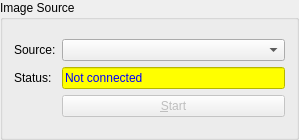
<?xml version="1.0" encoding="UTF-8"?>
<ui version="4.0">
 <class>SourceGroupBox</class>
 <widget class="QGroupBox" name="SourceGroupBox">
  <property name="geometry">
   <rect>
    <x>0</x>
    <y>0</y>
    <width>299</width>
    <height>140</height>
   </rect>
  </property>
  <property name="windowTitle">
   <string>GroupBox</string>
  </property>
  <property name="title">
   <string>Image Source</string>
  </property>
  <layout class="QGridLayout" name="gridLayout_2">
   <item row="0" column="0">
    <layout class="QGridLayout" name="gridLayout">
     <item row="0" column="1">
      <widget class="QComboBox" name="sourceTypeComboBox">
       <property name="toolTip">
        <string>&lt;html&gt;&lt;head/&gt;&lt;body&gt;&lt;p&gt;&lt;span style=&quot; font-weight:400; text-decoration: underline;&quot;&gt;IMAGE SOURCE&lt;/span&gt;&lt;span style=&quot; font-weight:400;&quot;&gt; types:&lt;/span&gt;&lt;/p&gt;&lt;p&gt;Hidra&lt;span style=&quot; font-weight:400;&quot;&gt; - image from a Hidra server, e.g. &lt;/span&gt;&lt;span style=&quot; font-weight:400; font-style:italic;&quot;&gt;Pilatus, Perkin Elmer&lt;/span&gt;&lt;/p&gt;&lt;p&gt;HTTP response &lt;span style=&quot; font-weight:400;&quot;&gt;- image from an http response, e.g. &lt;/span&gt;&lt;span style=&quot; font-weight:400; font-style:italic;&quot;&gt;Eiger&lt;/span&gt;&lt;/p&gt;&lt;p&gt;Tango Attribute&lt;span style=&quot; font-weight:400;&quot;&gt; - image from a tango attribute, e.g. &lt;/span&gt;&lt;span style=&quot; font-weight:400; font-style:italic;&quot;&gt;Lambda, PCO &lt;/span&gt;&lt;span style=&quot; font-weight:400;&quot;&gt;or &lt;/span&gt;&lt;span style=&quot; font-weight:400; font-style:italic;&quot;&gt;LimaCCDs&lt;/span&gt;&lt;span style=&quot; font-weight:400;&quot;&gt; detectors&lt;/span&gt;&lt;/p&gt;&lt;p&gt;Tango Events - &lt;span style=&quot; font-weight:400;&quot;&gt;image from a tango attribute events, e.g. &lt;/span&gt;&lt;span style=&quot; font-weight:400; font-style:italic;&quot;&gt;LimaCCDs&lt;/span&gt;&lt;span style=&quot; font-weight:400;&quot;&gt; detectors&lt;/span&gt;&lt;/p&gt;&lt;p&gt;Tango File &lt;span style=&quot; font-weight:400;&quot;&gt;- image defined by file and directory tango attributes, e.g. &lt;/span&gt;&lt;span style=&quot; font-weight:400; font-style:italic;&quot;&gt;Pilatus&lt;/span&gt;&lt;span style=&quot; font-weight:400;&quot;&gt; w/o Hidra&lt;/span&gt;&lt;/p&gt;&lt;p&gt;ZMQ Stream &lt;span style=&quot; font-weight:400;&quot;&gt;- image from a simple ZMQ server, e.g. &lt;/span&gt;&lt;span style=&quot; font-weight:400; font-style:italic;&quot;&gt;lavuezmqstreamfromtango&lt;/span&gt;&lt;span style=&quot; font-weight:400;&quot;&gt; SERVER&lt;/span&gt;&lt;/p&gt;&lt;p&gt;Nexus File &lt;span style=&quot; font-weight:400;&quot;&gt;- image from a Nexus/Hdf5 file, e.g. written with &lt;/span&gt;&lt;span style=&quot; font-weight:400; font-style:italic;&quot;&gt;SWMR&lt;/span&gt;&lt;/p&gt;&lt;p&gt;Test&lt;span style=&quot; font-weight:400;&quot;&gt; - random test image&lt;/span&gt;&lt;/p&gt;&lt;p&gt;&lt;br/&gt;&lt;/p&gt;&lt;/body&gt;&lt;/html&gt;</string>
       </property>
       <property name="styleSheet">
        <string notr="true">font: bold;</string>
       </property>
      </widget>
     </item>
     <item row="2" column="1">
      <widget class="QPushButton" name="pushButton">
       <property name="enabled">
        <bool>false</bool>
       </property>
       <property name="toolTip">
        <string>start/stop reading images</string>
       </property>
       <property name="text">
        <string>&amp;Start</string>
       </property>
      </widget>
     </item>
     <item row="1" column="1">
      <widget class="QLineEdit" name="cStatusLineEdit">
       <property name="styleSheet">
        <string notr="true">color: blue; background-color: yellow;</string>
       </property>
       <property name="text">
        <string>Not connected</string>
       </property>
       <property name="readOnly">
        <bool>true</bool>
       </property>
      </widget>
     </item>
     <item row="1" column="0">
      <widget class="QLabel" name="cStatusLabel">
       <property name="toolTip">
        <string>connection status and via which port the zmq security stream is being emitted</string>
       </property>
       <property name="text">
        <string>Status:</string>
       </property>
       <property name="buddy">
        <cstring>cStatusLineEdit</cstring>
       </property>
      </widget>
     </item>
     <item row="0" column="0">
      <widget class="QLabel" name="sourceTypeLabel">
       <property name="toolTip">
        <string>&lt;html&gt;&lt;head/&gt;&lt;body&gt;&lt;p&gt;&lt;span style=&quot; text-decoration: underline;&quot;&gt;IMAGE SOURCE&lt;/span&gt; types:&lt;/p&gt;&lt;p&gt;&lt;span style=&quot; font-weight:600;&quot;&gt;Hidra&lt;/span&gt; - image from a Hidra server, e.g. &lt;span style=&quot; font-style:italic;&quot;&gt;Pilatus, Perkin Elmer&lt;/span&gt;&lt;/p&gt;&lt;p&gt;&lt;span style=&quot; font-weight:600;&quot;&gt;HTTP response&lt;/span&gt; - image from an http response, e.g. &lt;span style=&quot; font-style:italic;&quot;&gt;Eiger&lt;/span&gt;&lt;/p&gt;&lt;p&gt;&lt;span style=&quot; font-weight:600;&quot;&gt;Tango Events&lt;/span&gt; - image from a tango attribute events, e.g. &lt;span style=&quot; font-style:italic;&quot;&gt;LimaCCDs&lt;/span&gt; detectors&lt;/p&gt;&lt;p&gt;&lt;span style=&quot; font-weight:600;&quot;&gt;Tango Attribute &lt;/span&gt;- image from a tango attribute, e.g. &lt;span style=&quot; font-style:italic;&quot;&gt;Lambda, PCO &lt;/span&gt;or &lt;span style=&quot; font-style:italic;&quot;&gt;Lima&lt;/span&gt; detectors&lt;/p&gt;&lt;p&gt;&lt;span style=&quot; font-weight:600;&quot;&gt;Tango File&lt;/span&gt; - image defined by file and directory tango attributes, e.g. &lt;span style=&quot; font-style:italic;&quot;&gt;Pilatus&lt;/span&gt; w/o Hidra&lt;/p&gt;&lt;p&gt;&lt;span style=&quot; font-weight:600;&quot;&gt;ZMQ Stream&lt;/span&gt; - image from a simple ZMQ server, e.g. &lt;span style=&quot; font-style:italic;&quot;&gt;lavuezmqstreamfromtango&lt;/span&gt; SERVER&lt;/p&gt;&lt;p&gt;&lt;span style=&quot; font-weight:600;&quot;&gt;Nexus File &lt;/span&gt;- image from a Nexus/Hdf5 file, e.g. written with &lt;span style=&quot; font-style:italic;&quot;&gt;SWMR&lt;/span&gt;&lt;/p&gt;&lt;p&gt;&lt;span style=&quot; font-weight:600;&quot;&gt;Test&lt;/span&gt; - random test image&lt;/p&gt;&lt;/body&gt;&lt;/html&gt;</string>
       </property>
       <property name="text">
        <string>Source:</string>
       </property>
       <property name="buddy">
        <cstring>sourceTypeComboBox</cstring>
       </property>
      </widget>
     </item>
    </layout>
   </item>
  </layout>
 </widget>
 <resources/>
 <connections/>
</ui>
